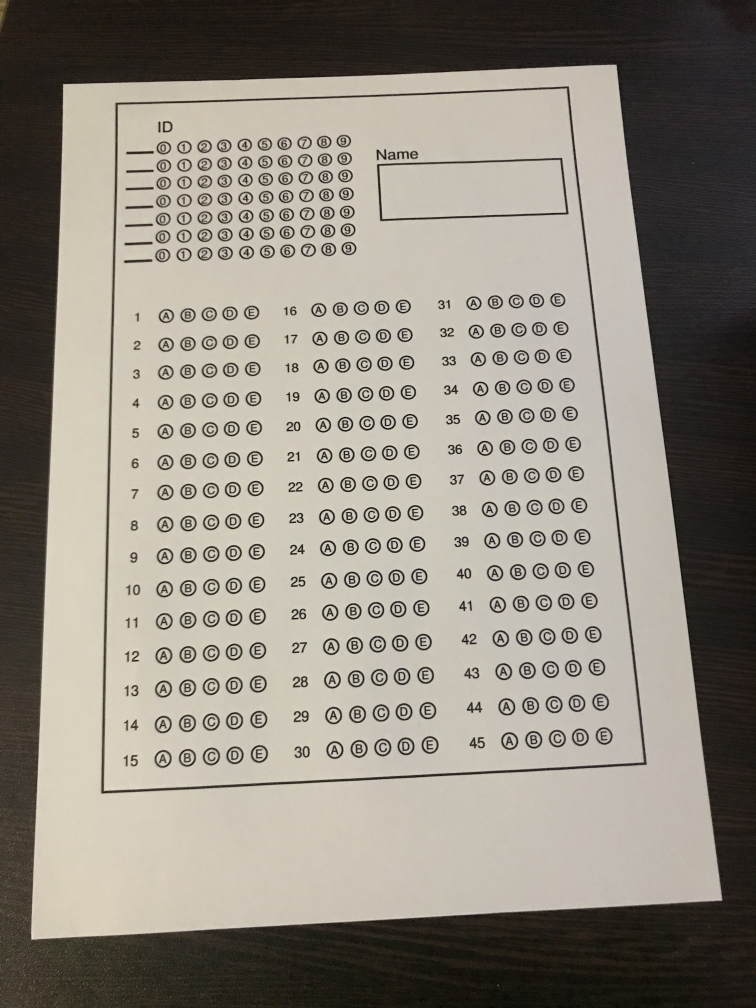
#> input picture datasets/MCQ/1.jpg, 3024 x 4032 px (shown at 1/4 size)
$ python -i helpers.py   (imports and definitions only)   (older library calls are emulated)
#> lines starting #> are read from the running program, lines starting #| are printed output that depends on the picture
### server/modules/HandwrittenDetector.py
import numpy as np
from skimage.feature import hog
import cv2

import imutils
import matplotlib.pyplot as plt


# [9 lines left out: function get_bw_transition_areas, not called in this run]

class classifier:

    def __init__(self,K=13,ocrs=[],PEXILS_PER_CELL=(12,12)):

#> further down, picture is the input picture: shape (4032, 3024, 3); mean B, G, R 128.1, 138.4, 144.4
        X_train = np.load('models/knn/X_train.npy',allow_pickle=True)
        y_train = np.load('models/knn/y_train.npy',allow_pickle=True)
        self.KNN = cv2.ml.KNearest_create()
        self.KNN.train(X_train.astype(np.float32), cv2.ml.ROW_SAMPLE, y_train)
        self.K = K


        self.preprocess_reshaped = lambda imgs: np.array([ np.hstack([hog(img, orientations=9, pixels_per_cell=PEXILS_PER_CELL,cells_per_block=(2, 2), visualize=False, multichannel=False),get_bw_transition_areas(img)]) for img in imgs])


    # [10 lines left out: function predict, not called in this run]

### server/utils/helpers.py
import cv2
import numpy as np
import pandas as pd
import matplotlib.pyplot as plt
import csv
import sys
sys.path.append('../modules')
from modules import HandwrittenDetector
from modules import SymbolDetector
import pytesseract
# [1 line that did not run here, left out]


from re import sub

# [52 lines left out: functions show_images, output_csv, not called in this run]

def removeShadow(img):
    rgb_planes = cv2.split(img)
    result_planes = []
    result_norm_planes = []
    for plane in rgb_planes:
        dilated_img = cv2.dilate(plane, np.ones((7,7), np.uint8))
        bg_img = cv2.medianBlur(dilated_img, 21)
        diff_img = 255 - cv2.absdiff(plane, bg_img)
        norm_img = cv2.normalize(diff_img,None, alpha=0, beta=255, norm_type=cv2.NORM_MINMAX, dtype=cv2.CV_8UC1)
        result_planes.append(diff_img)
        result_norm_planes.append(norm_img)
#> this loop made 3 passes
#> pass 1, in removeShadow, `dilated_img = cv2.dilate(plane, np.ones((7,7), np.uint8))`:
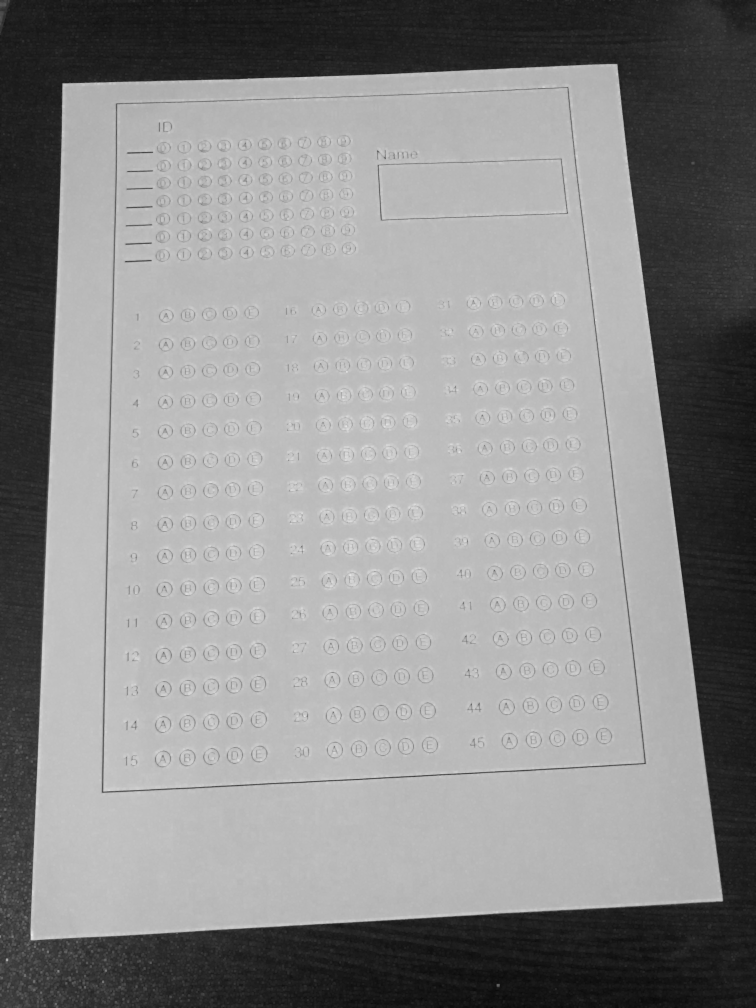
#> dilated_img: shape (4032, 3024) (shown at 1/4 size); min 3, max 231, mean 140.1
#> pass 1, in removeShadow, `diff_img = 255 - cv2.absdiff(plane, bg_img)`:
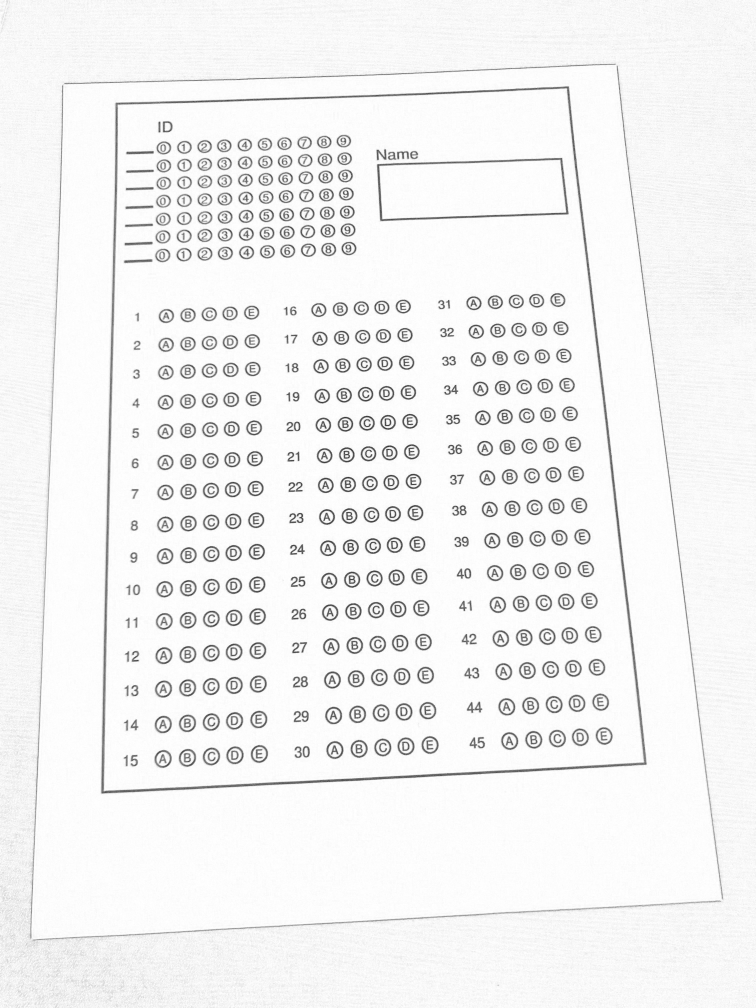
#> diff_img: shape (4032, 3024) (shown at 1/4 size); min 43, max 255, mean 242.2
#> after the loop:
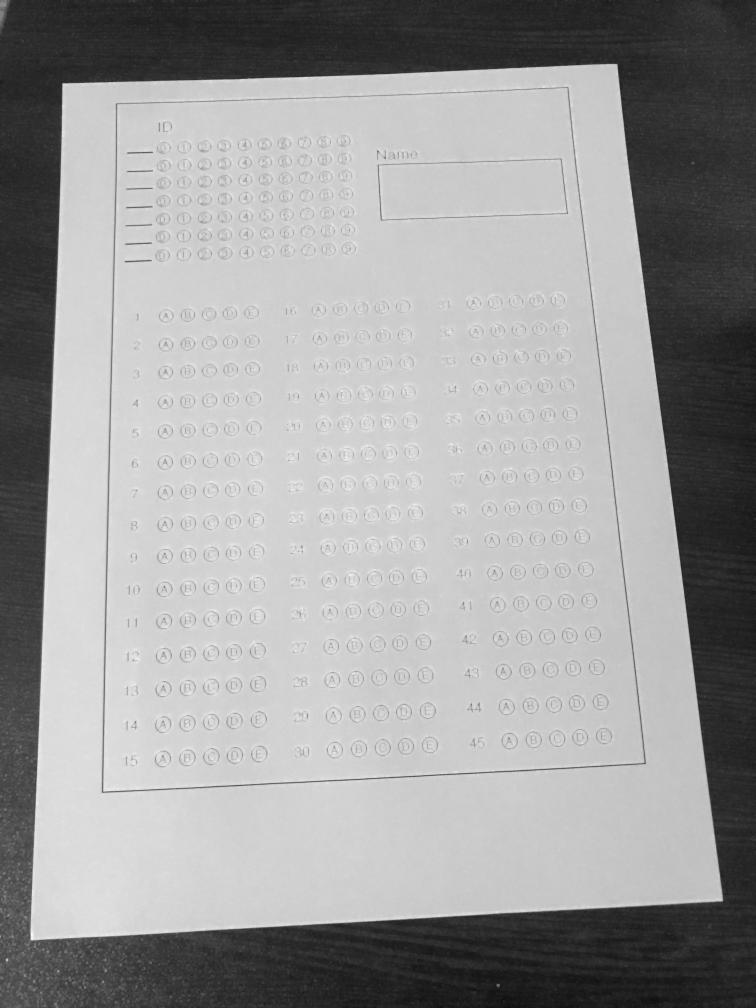
#> dilated_img: shape (4032, 3024) (shown at 1/4 size); min 9, max 251, mean 156.5
#> after the loop, result_norm_planes = 3 items; result_planes = 3 items
    result = cv2.merge(result_planes)
    result_norm = cv2.merge(result_norm_planes)
    return result


# bb y1 y2 x1 x2
# [81 lines left out: function generate_bubble_sheet, not called in this run]


def to_pdf(img,path_to_output):
    from PIL import Image
    Image.fromarray(img).save(path_to_output, "PDF" ,resolution=100.0, save_all=True)

>>> import cv2
>>> picture = cv2.imread('../../datasets/MCQ/1.jpg')
>>> result = removeShadow(picture)

$ run again, on datasets/MCQ/2.jpg
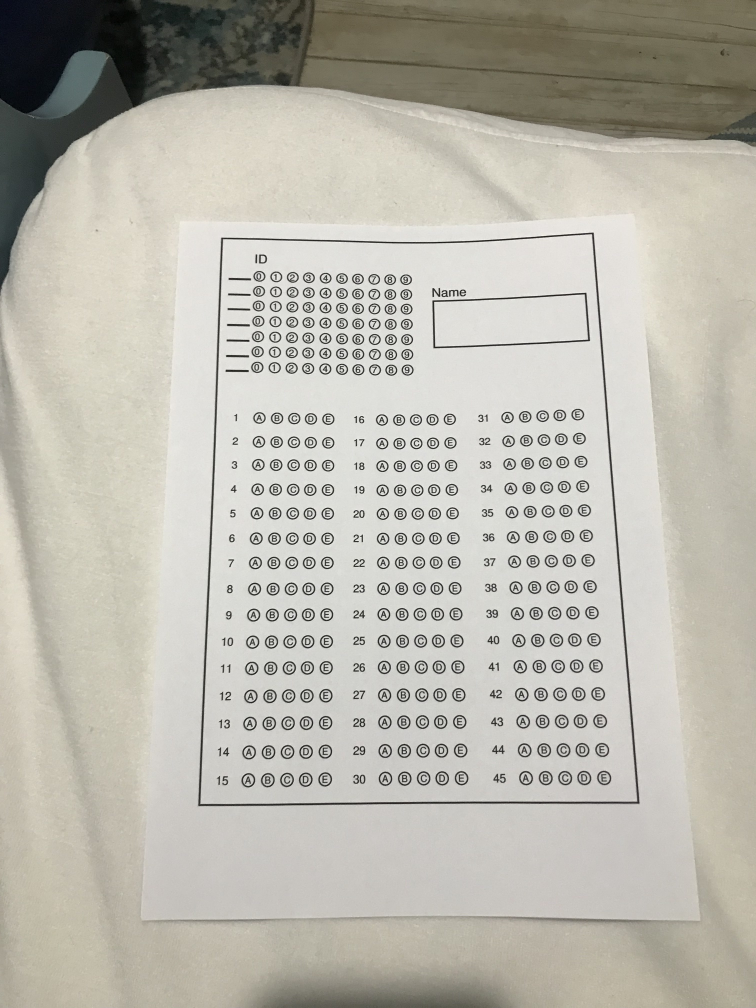
#> input picture datasets/MCQ/2.jpg, 3024 x 4032 px (shown at 1/4 size)
#> picture is the input picture: shape (4032, 3024, 3); mean B, G, R 173.7, 183.5, 186
#> the loop in removeShadow, `for plane in rgb_planes:` made 3 passes
#> pass 1, in removeShadow, `diff_img = 255 - cv2.absdiff(plane, bg_img)`:
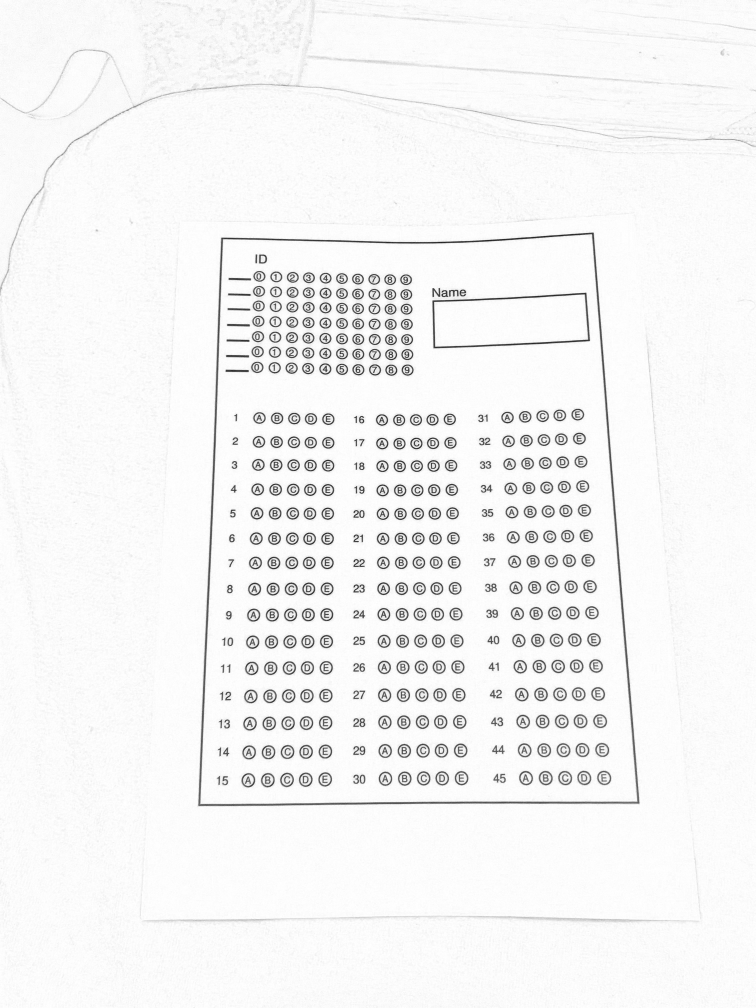
#> diff_img: shape (4032, 3024) (shown at 1/4 size); min 12, max 255, mean 244.3
#> after the loop in removeShadow, `for plane in rgb_planes:`:
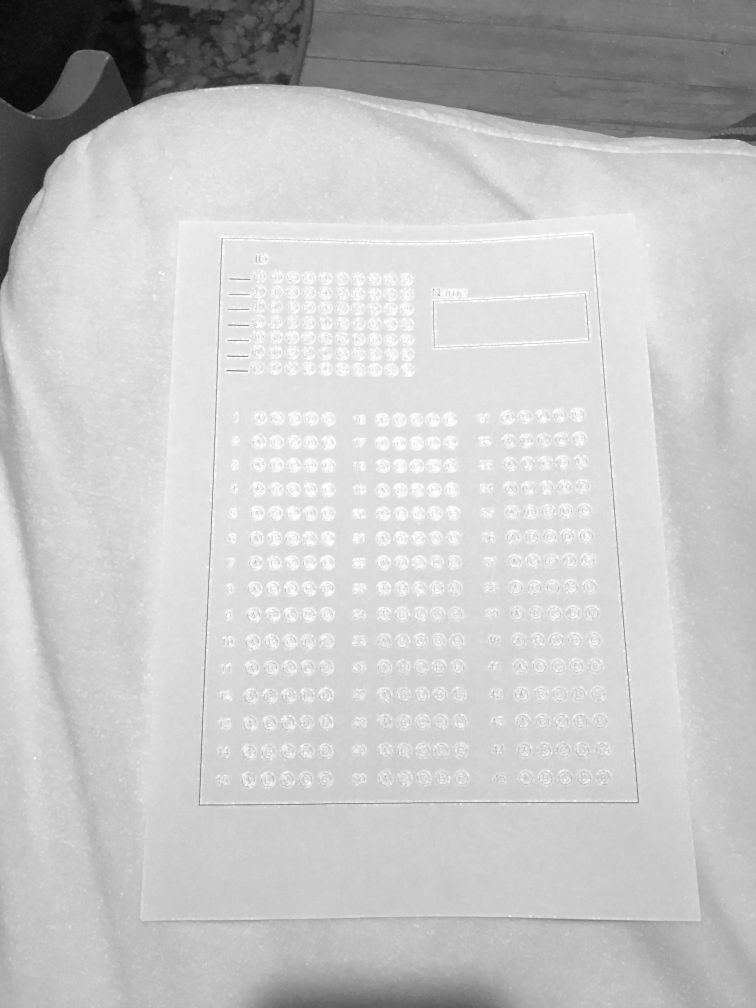
#> dilated_img: shape (4032, 3024) (shown at 1/4 size); min 6, max 255, mean 196.6
#> after the loop in removeShadow, `for plane in rgb_planes:`: result_norm_planes = 3 items
